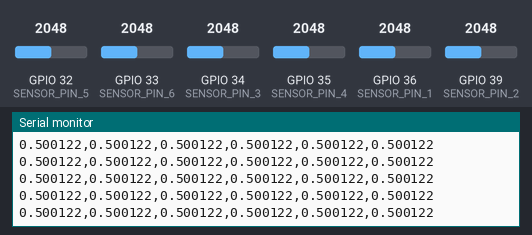
This sketch was run on a simulated ESP32. On the bench: the last lines printed to the serial monitor. The inputs (shaded band) are chosen by the test bench; at power-on: GPIO 32 (SENSOR_PIN_5) = 2048, GPIO 33 (SENSOR_PIN_6) = 2048, GPIO 34 (SENSOR_PIN_3) = 2048, GPIO 35 (SENSOR_PIN_4) = 2048, GPIO 36 (SENSOR_PIN_1) = 2048, GPIO 39 (SENSOR_PIN_2) = 2048. WiFi joins after 1.5 s; servers stay silent unless stated.

Above: at 2.7 s.
2.8 s: GPIO 32 (SENSOR_PIN_5) set to 2866
At 2.87 s:
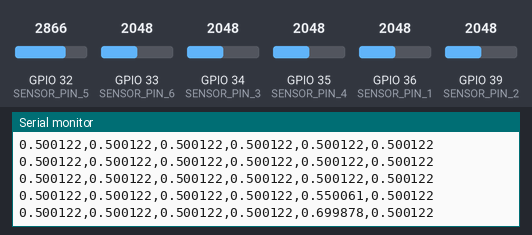
4.3 s: GPIO 33 (SENSOR_PIN_6) set to 2866
At 4.3 s:
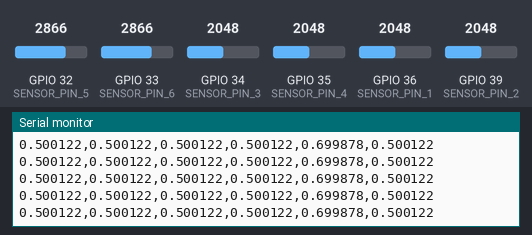
5.8 s: GPIO 34 (SENSOR_PIN_3) set to 2866
At 5.8 s:
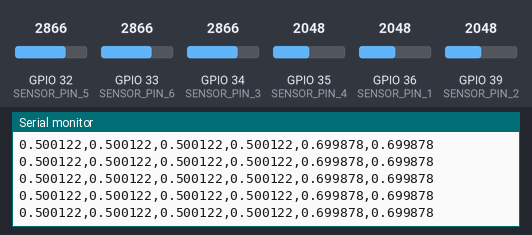
7.3 s: GPIO 35 (SENSOR_PIN_4) set to 2866
At 7.31 s:
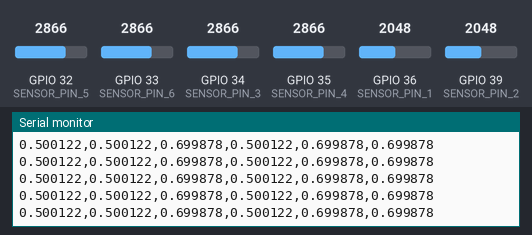
8.8 s: GPIO 36 (SENSOR_PIN_1) set to 2866
At 8.81 s:
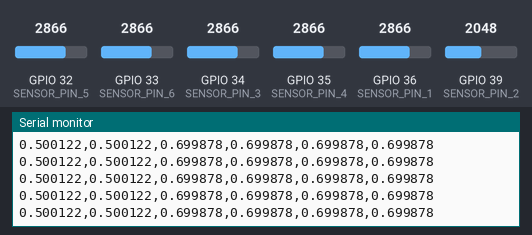
10.3 s: GPIO 39 (SENSOR_PIN_2) set to 2866
At 10.32 s:
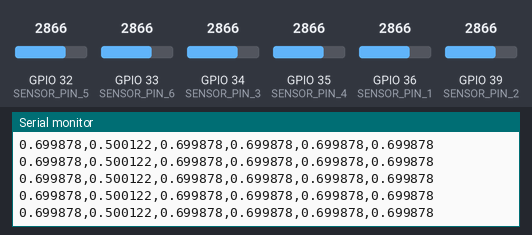
Timing chart, 0 to 12.8 s (numbered marks = the images above; inputs shaded):
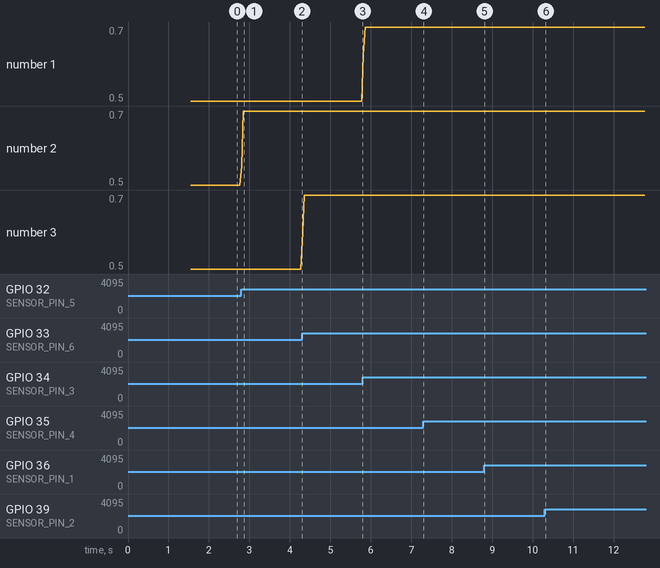

Measured:
- after the input at 2.8 s, the serial monitor: prints a new line at once (image 1)
- plotted number 2: 0.5 → 0.7 after the input at 2.8 s

The sketch:

Spaghettimonster_OSC.ino
```cpp
#include <WiFi.h>
#include <WiFiUdp.h>
#include <OSCBundle.h>

#include "averageFilter.h"

#define SENSOR_PIN_1 36
#define SENSOR_PIN_2 39
#define SENSOR_PIN_3 34
#define SENSOR_PIN_4 35
#define SENSOR_PIN_5 32
#define SENSOR_PIN_6 33

// OSC-Stuff ----------------------------------------------------------
IPAddress outIp = {192, 168, 1, 105};  // IP Adress of Receiver PC
WiFiUDP Udp;
const unsigned int localPort = 9000; // not needed
const unsigned int destPort = 6448; // Wekinator Port: 6448
const char *ssid = "xxxxxx";
const char *password = "xxxxxx";  // min. 8 characters

unsigned long millisCurrent, millisOld;

averageFilter f1, f2, f3, f4, f5, f6;
float s1, s2, s3, s4, s5, s6;
float s1Old, s2Old, s3Old, s4Old, s5Old, s6Old;

void setup() {
  Serial.begin(115200);
  //analogReadResolution(10);

  WiFi.setHostname("Spaghettimonster1");
  //WiFi.config(staticIP, subnet, gateway, dns);
  WiFi.mode(WIFI_STA); //WiFi mode station (connect to wifi router only)
  WiFi.begin(ssid, password);

  // Wait for connection
  int timeOut = 0;
  while ((WiFi.status() != WL_CONNECTED) && (timeOut < 10)) {
    delay(500);
    timeOut++;
    Serial.println(timeOut);
  }
  Serial.print("local IP address: ");
  Serial.println(WiFi.localIP());

  Udp.begin(localPort);
  Serial.print("Listening at port: ");
  Serial.println(localPort);

  //  outIp = WiFi.localIP();
  //  outIp[3] = 255;         // broadcast on subnet

  millisOld = millis();
}


void loop() {
  millisCurrent = millis();

  s1 = f1.filter(analogRead(SENSOR_PIN_1)) / 4095.0;
  s2 = f2.filter(analogRead(SENSOR_PIN_2)) / 4095.0;
  s3 = f3.filter(analogRead(SENSOR_PIN_3)) / 4095.0;
  s4 = f4.filter(analogRead(SENSOR_PIN_4)) / 4095.0;
  s5 = f5.filter(analogRead(SENSOR_PIN_5)) / 4095.0;
  s6 = f6.filter(analogRead(SENSOR_PIN_6)) / 4095.0;

  if (millisCurrent >= millisOld + 40) {
    Serial.printf("%f,%f,%f,%f,%f,%f\n", s1, s2, s3, s4, s5, s6); // open Serial Plotter to see a sensor-graph
    /*
    Serial.write(uint8_t(s1*255.0));
    Serial.write(uint8_t(s2*255.0));
    Serial.write(uint8_t(s3*255.0));
    Serial.write(uint8_t(s4*255.0));
    Serial.write(uint8_t(s5*255.0));
    Serial.write(uint8_t(s6*255.0));
    Serial.println();
    */
    if (WiFi.status() == WL_CONNECTED)
    {
      //OSCMessage msg("/wek/inputs");
      OSCMessage msg("/spaghetti/1");
      msg.add(s1);
      msg.add(s2);
      msg.add(s3);
      msg.add(s4);
      msg.add(s5);
      msg.add(s6);
      /*
        if (s1 != s1Old) {
        s1Old = s1;
        }
        if (s2 != s2Old) {
        s2Old = s2;
        }
        if (s3 != s3Old) {
        s3Old = s3;
        }
        if (s4 != s4Old) {
        s4Old = s4;
        }
        if (s5 != s5Old) {
        s5Old = s5;
        }
        if (s6 != s6Old) {
        s6Old = s6;
        }
      */
      Udp.beginPacket(outIp, destPort);
      msg.send(Udp);
      Udp.endPacket();
      msg.empty();

    }
/*
    else {
      Serial.print("WiFi.status != WL_CONNECTED - ");
      Serial.println(WiFi.status());
    }
*/
    millisOld = millisCurrent;
  }
}
```

averageFilter.h
```cpp
class averageFilter {
    int maxValues;
    float values[16]; // how many values to take the average from
    float average;

  public:
    averageFilter() {
      maxValues = sizeof(values) / sizeof(float);

      for (int i = 0; i < maxValues; i++) {
        values[i] = 0;
      }
    }

    float filter(float v) {
      // shift all values one to the left
      for (int i = 0; i < maxValues - 1; i++) {
        values[i] = values[i + 1];
      }

      // add current value to the latest index
      values[maxValues - 1] = v;

      // calculate the average
      average = 0;
      for (int i = 0; i < maxValues; i++) {
        average += values[i];
      }
      average /= maxValues;

      return average;
    }

};
```
